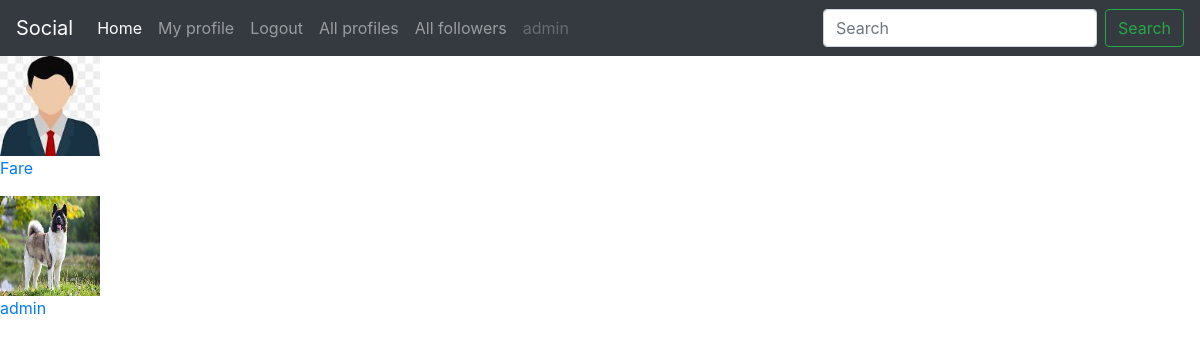
The page /profiles/all_user_followers (signed in) on the database its author committed.
### profiles/models.py (models this page shows, shortened)
class Followers(models.Model):
    sender = models.ForeignKey(Profile, on_delete=models.CASCADE,related_name="sender")
    receiver = models.ForeignKey(Profile, on_delete=models.CASCADE,related_name="receiver")

class Profile(models.Model):
    first_name = models.CharField(max_length=225)
    last_name = models.CharField(max_length=225)
    bio = models.TextField()
    user = models.OneToOneField(User, on_delete=models.CASCADE)
    image = models.ImageField(upload_to="post_images",default="avatar.jpg")
    followers = models.ManyToManyField(User,related_name="follower",blank=True)
    created = models.DateTimeField(auto_now_add=True)
    updated = models.DateTimeField(auto_now=True)

### profiles/views.py (the view)
# urls.py: path("all_user_followers",views.all_user_followers,name="all_user_followers"),
@login_required(login_url='account_login')
def all_user_followers(request):
    profile = Profile.objects.get(user=request.user)
    followers = Followers.objects.filter(receiver=profile)
    context = {'followers':followers}
    return render(request, 'profiles/all_user_followers.html',context)

### profiles/templates/profiles/all_user_followers.html
{% extends "base.html" %}
{% block content %}
{% for follower in followers %}
<a href="{% url 'get_profiles' follower.sender.pk %}">
        <img width="100" height="100" src="{{ follower.sender.image.url }}" />
        <p>{{ follower.sender.user.username }}</p>
</a>
{% endfor %}
{% endblock content %}

### templates/navbar.html (shortened to what this page needs)
<nav class="navbar navbar-expand-lg navbar-dark bg-dark">
    <a class="navbar-brand" href="">Social</a>
    <div class="collapse navbar-collapse" id="navbarSupportedContent">
      <ul class="navbar-nav mr-auto">
        <li class="nav-item active">
          <a class="nav-link" href="/posts/">Home <span class="sr-only">(current)</span></a>
        </li>
        <li class="nav-item">
          <a class="nav-link" href="{% url 'my_profile' %}">My profile</a>
        </li>
        {% if request.user.is_authenticated %}
        <li class="nav-item">
          <a class="nav-link" href="{% url 'account_logout' %}">Logout</a>
        </li>
        <li class="nav-item">
          <a class="nav-link" href="{% url 'all_profiles' %}">All profiles</a>
        </li>
        <li class="nav-item">
          <a class="nav-link" href="{% url 'all_user_followers' %}">All followers</a>
        </li>
        {% else %}
        <li class="nav-item">
          <a class="nav-link" href="{% url 'account_signup' %}">Signup</a>
        </li>
        {% endif %}
        <li class="nav-item">
          <a class="nav-link disabled" href="#">{{ request.user.username }}</a>
        </li>
      </ul>
      <form action="{% url 'search' %}" method="POST" class="form-inline my-2 my-lg-0">
        <input class="form-control mr-sm-2" type="search" name="search" placeholder="Search" aria-label="Search">
        <button class="btn btn-outline-success my-2 my-sm-0" type="submit">Search</button>
      </form>
    </div>
  </nav>

### rows shown on the page
Followers: sender.image (placeholder picture), sender.user.username "Fare"
Followers: sender.image (picture), sender.user.username "admin"

### other values the page prints
{{ request.user.username }} "admin"
